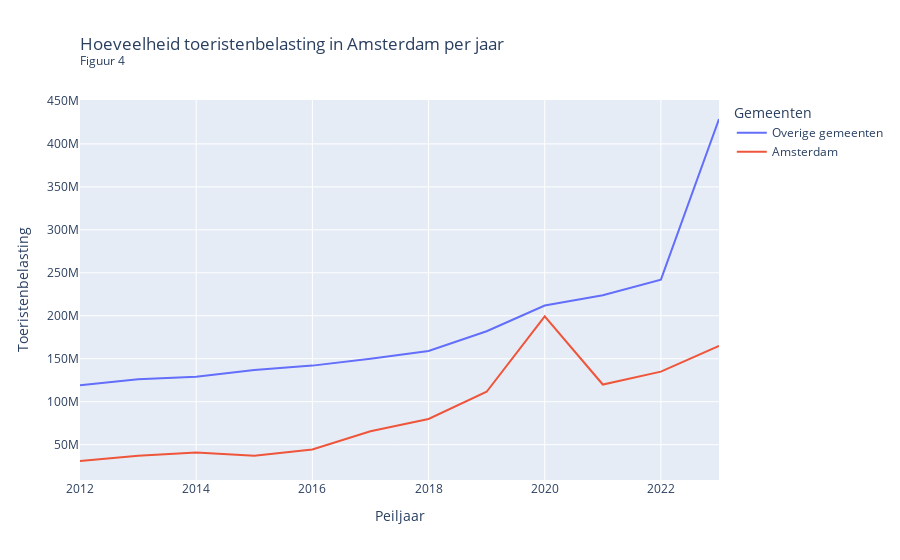

Notebook cell for this chart:
### Markdown cell above
$\textbf{Toeristenbelasting}$

Door het stijgende aantal toeristen dat Amsterdam bezoekt, stijgt ook de inkomsten van toeristenbelasting van Amsterdam. Toeristenbelasting is de belasting die gemeenten kunnen heffen op bezoekers die geen inwoner zijn van de gemeente (CBS, 2016).

De hoge opbrengsten van toeristenbelasting in Amsterdam kunnen gedeeltelijk worden toegeschreven aan het feit dat de stad een breed scala aan accommodaties biedt, variërend van grote hotels en campings tot particuliere bed & breakfasts, short stay-appartementen en vakantiehuur. Dit betekent dat de belasting wordt geheven op een breed scala aan overnachtingsmogelijkheden, waardoor de totale inkomsten toenemen (Gemeente Amsterdam, 2023). 

Bovendien heeft Amsterdam een groot aantal bezoekers per jaar, waardoor de totale hoeveelheid toeristenbelasting die wordt opgehaald aanzienlijk hoger is dan in veel andere gemeenten in Nederland. De stad investeert deze opbrengsten vervolgens in de algemene middelen van de gemeente, wat betekent dat het geld wordt gebruikt voor uiteenlopende doeleinden, zoals het onderhouden en verbeteren van de infrastructuur, de aanleg en het onderhoud van wegen, parken en stranden, en andere openbare voorzieningen (Rijksoverheid, 2023).

### Code cell
#GRAFIEK4

fig4 = go.Figure()

fig4.add_trace(go.Scatter(x=toeristenbelasting['Jaar'], y=toeristenbelasting['Overige gemeenten'], mode='lines', name='Overige gemeenten'))
fig4.add_trace(go.Scatter(x=toeristenbelasting['Jaar'], y=toeristenbelasting['Amsterdam'], mode='lines', name='Amsterdam'))


fig4.update_layout(
    xaxis_title='Peiljaar',
    yaxis_title='Toeristenbelasting',
    title=go.layout.Title(
        text='Hoeveelheid toeristenbelasting in Amsterdam per jaar <br><sup>Figuur 4</sup>',
        xref="paper",
        x=0),
    legend_title = 'Gemeenten'
)
fig4.show()

### Figure 1 — Plotly figure (JSON) as saved in the notebook; plotly's stock layout.template omitted (floating-point values rounded to 4 significant figures)
{"data": [{"mode": "lines", "name": "Overige gemeenten", "type": "scatter", "x": [2012, 2013, 2014, 2015, 2016, 2017, 2018, 2019, 2020, 2021, 2022, 2023], "y": [119000000, 126000000, 129000000, 137000000, 142000000, 150000000, 159000000, 182000000, 212000000, 224000000, 242000000, 429000000]}, {"mode": "lines", "name": "Amsterdam", "type": "scatter", "x": [2012, 2013, 2014, 2015, 2016, 2017, 2018, 2019, 2020, 2021, 2022, 2023], "y": [31000000, 37000000, 41000000, 37023000, 44429000, 65569000, 79955000, 111569000, 199269000, 120000000, 135000000, 165000000]}], "layout": {"legend": {"title": {"text": "Gemeenten"}}, "title": {"text": "Hoeveelheid toeristenbelasting in Amsterdam per jaar <br><sup>Figuur 4</sup>", "x": 0, "xref": "paper"}, "xaxis": {"title": {"text": "Peiljaar"}}, "yaxis": {"title": {"text": "Toeristenbelasting"}}}}
